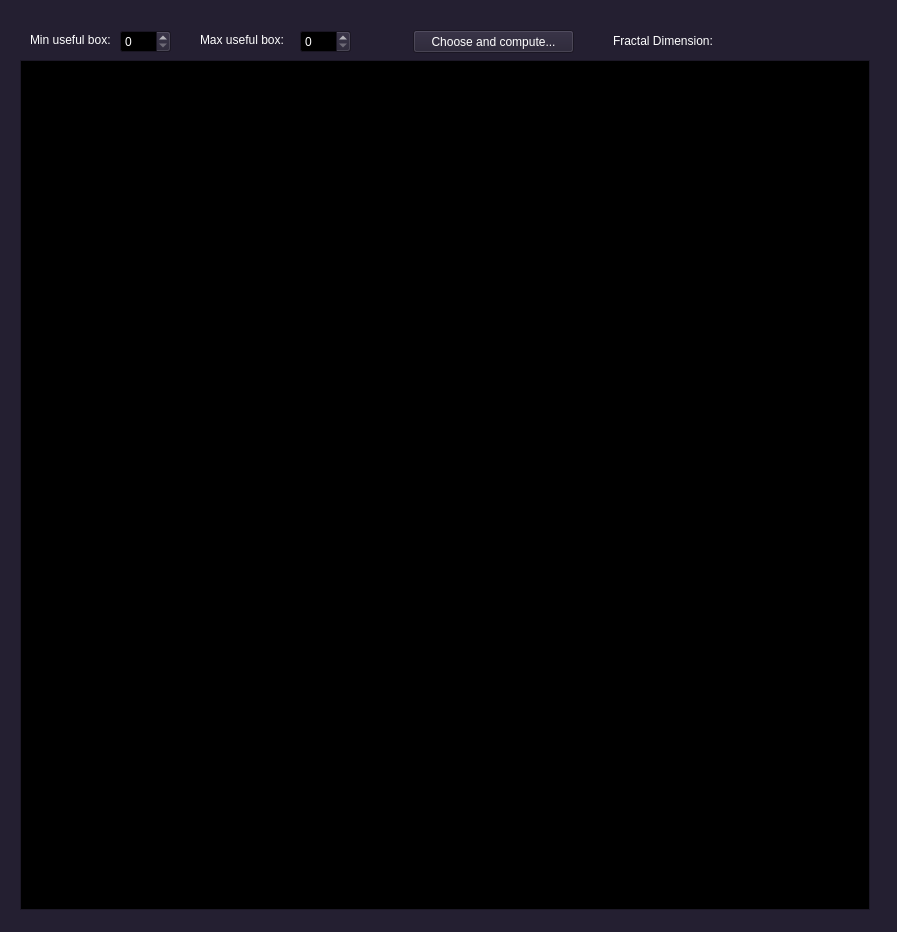
<?xml version="1.0" encoding="UTF-8"?>
<ui version="4.0">
 <class>FractalDimensionWindow</class>
 <widget class="QWidget" name="FractalDimensionWindow">
  <property name="geometry">
   <rect>
    <x>0</x>
    <y>0</y>
    <width>897</width>
    <height>932</height>
   </rect>
  </property>
  <property name="palette">
   <palette>
    <active>
     <colorrole role="WindowText">
      <brush brushstyle="SolidPattern">
       <color alpha="255">
        <red>255</red>
        <green>255</green>
        <blue>255</blue>
       </color>
      </brush>
     </colorrole>
     <colorrole role="Button">
      <brush brushstyle="SolidPattern">
       <color alpha="255">
        <red>36</red>
        <green>31</green>
        <blue>49</blue>
       </color>
      </brush>
     </colorrole>
     <colorrole role="Light">
      <brush brushstyle="SolidPattern">
       <color alpha="255">
        <red>54</red>
        <green>46</green>
        <blue>73</blue>
       </color>
      </brush>
     </colorrole>
     <colorrole role="Midlight">
      <brush brushstyle="SolidPattern">
       <color alpha="255">
        <red>45</red>
        <green>38</green>
        <blue>61</blue>
       </color>
      </brush>
     </colorrole>
     <colorrole role="Dark">
      <brush brushstyle="SolidPattern">
       <color alpha="255">
        <red>18</red>
        <green>15</green>
        <blue>24</blue>
       </color>
      </brush>
     </colorrole>
     <colorrole role="Mid">
      <brush brushstyle="SolidPattern">
       <color alpha="255">
        <red>24</red>
        <green>21</green>
        <blue>33</blue>
       </color>
      </brush>
     </colorrole>
     <colorrole role="Text">
      <brush brushstyle="SolidPattern">
       <color alpha="255">
        <red>255</red>
        <green>255</green>
        <blue>255</blue>
       </color>
      </brush>
     </colorrole>
     <colorrole role="BrightText">
      <brush brushstyle="SolidPattern">
       <color alpha="255">
        <red>255</red>
        <green>255</green>
        <blue>255</blue>
       </color>
      </brush>
     </colorrole>
     <colorrole role="ButtonText">
      <brush brushstyle="SolidPattern">
       <color alpha="255">
        <red>255</red>
        <green>255</green>
        <blue>255</blue>
       </color>
      </brush>
     </colorrole>
     <colorrole role="Base">
      <brush brushstyle="SolidPattern">
       <color alpha="255">
        <red>0</red>
        <green>0</green>
        <blue>0</blue>
       </color>
      </brush>
     </colorrole>
     <colorrole role="Window">
      <brush brushstyle="SolidPattern">
       <color alpha="255">
        <red>36</red>
        <green>31</green>
        <blue>49</blue>
       </color>
      </brush>
     </colorrole>
     <colorrole role="Shadow">
      <brush brushstyle="SolidPattern">
       <color alpha="255">
        <red>0</red>
        <green>0</green>
        <blue>0</blue>
       </color>
      </brush>
     </colorrole>
     <colorrole role="AlternateBase">
      <brush brushstyle="SolidPattern">
       <color alpha="255">
        <red>18</red>
        <green>15</green>
        <blue>24</blue>
       </color>
      </brush>
     </colorrole>
     <colorrole role="ToolTipBase">
      <brush brushstyle="SolidPattern">
       <color alpha="255">
        <red>255</red>
        <green>255</green>
        <blue>220</blue>
       </color>
      </brush>
     </colorrole>
     <colorrole role="ToolTipText">
      <brush brushstyle="SolidPattern">
       <color alpha="255">
        <red>0</red>
        <green>0</green>
        <blue>0</blue>
       </color>
      </brush>
     </colorrole>
     <colorrole role="PlaceholderText">
      <brush brushstyle="SolidPattern">
       <color alpha="127">
        <red>255</red>
        <green>255</green>
        <blue>255</blue>
       </color>
      </brush>
     </colorrole>
    </active>
    <inactive>
     <colorrole role="WindowText">
      <brush brushstyle="SolidPattern">
       <color alpha="255">
        <red>255</red>
        <green>255</green>
        <blue>255</blue>
       </color>
      </brush>
     </colorrole>
     <colorrole role="Button">
      <brush brushstyle="SolidPattern">
       <color alpha="255">
        <red>36</red>
        <green>31</green>
        <blue>49</blue>
       </color>
      </brush>
     </colorrole>
     <colorrole role="Light">
      <brush brushstyle="SolidPattern">
       <color alpha="255">
        <red>54</red>
        <green>46</green>
        <blue>73</blue>
       </color>
      </brush>
     </colorrole>
     <colorrole role="Midlight">
      <brush brushstyle="SolidPattern">
       <color alpha="255">
        <red>45</red>
        <green>38</green>
        <blue>61</blue>
       </color>
      </brush>
     </colorrole>
     <colorrole role="Dark">
      <brush brushstyle="SolidPattern">
       <color alpha="255">
        <red>18</red>
        <green>15</green>
        <blue>24</blue>
       </color>
      </brush>
     </colorrole>
     <colorrole role="Mid">
      <brush brushstyle="SolidPattern">
       <color alpha="255">
        <red>24</red>
        <green>21</green>
        <blue>33</blue>
       </color>
      </brush>
     </colorrole>
     <colorrole role="Text">
      <brush brushstyle="SolidPattern">
       <color alpha="255">
        <red>255</red>
        <green>255</green>
        <blue>255</blue>
       </color>
      </brush>
     </colorrole>
     <colorrole role="BrightText">
      <brush brushstyle="SolidPattern">
       <color alpha="255">
        <red>255</red>
        <green>255</green>
        <blue>255</blue>
       </color>
      </brush>
     </colorrole>
     <colorrole role="ButtonText">
      <brush brushstyle="SolidPattern">
       <color alpha="255">
        <red>255</red>
        <green>255</green>
        <blue>255</blue>
       </color>
      </brush>
     </colorrole>
     <colorrole role="Base">
      <brush brushstyle="SolidPattern">
       <color alpha="255">
        <red>0</red>
        <green>0</green>
        <blue>0</blue>
       </color>
      </brush>
     </colorrole>
     <colorrole role="Window">
      <brush brushstyle="SolidPattern">
       <color alpha="255">
        <red>36</red>
        <green>31</green>
        <blue>49</blue>
       </color>
      </brush>
     </colorrole>
     <colorrole role="Shadow">
      <brush brushstyle="SolidPattern">
       <color alpha="255">
        <red>0</red>
        <green>0</green>
        <blue>0</blue>
       </color>
      </brush>
     </colorrole>
     <colorrole role="AlternateBase">
      <brush brushstyle="SolidPattern">
       <color alpha="255">
        <red>18</red>
        <green>15</green>
        <blue>24</blue>
       </color>
      </brush>
     </colorrole>
     <colorrole role="ToolTipBase">
      <brush brushstyle="SolidPattern">
       <color alpha="255">
        <red>255</red>
        <green>255</green>
        <blue>220</blue>
       </color>
      </brush>
     </colorrole>
     <colorrole role="ToolTipText">
      <brush brushstyle="SolidPattern">
       <color alpha="255">
        <red>0</red>
        <green>0</green>
        <blue>0</blue>
       </color>
      </brush>
     </colorrole>
     <colorrole role="PlaceholderText">
      <brush brushstyle="SolidPattern">
       <color alpha="127">
        <red>255</red>
        <green>255</green>
        <blue>255</blue>
       </color>
      </brush>
     </colorrole>
    </inactive>
    <disabled>
     <colorrole role="WindowText">
      <brush brushstyle="SolidPattern">
       <color alpha="255">
        <red>18</red>
        <green>15</green>
        <blue>24</blue>
       </color>
      </brush>
     </colorrole>
     <colorrole role="Button">
      <brush brushstyle="SolidPattern">
       <color alpha="255">
        <red>36</red>
        <green>31</green>
        <blue>49</blue>
       </color>
      </brush>
     </colorrole>
     <colorrole role="Light">
      <brush brushstyle="SolidPattern">
       <color alpha="255">
        <red>54</red>
        <green>46</green>
        <blue>73</blue>
       </color>
      </brush>
     </colorrole>
     <colorrole role="Midlight">
      <brush brushstyle="SolidPattern">
       <color alpha="255">
        <red>45</red>
        <green>38</green>
        <blue>61</blue>
       </color>
      </brush>
     </colorrole>
     <colorrole role="Dark">
      <brush brushstyle="SolidPattern">
       <color alpha="255">
        <red>18</red>
        <green>15</green>
        <blue>24</blue>
       </color>
      </brush>
     </colorrole>
     <colorrole role="Mid">
      <brush brushstyle="SolidPattern">
       <color alpha="255">
        <red>24</red>
        <green>21</green>
        <blue>33</blue>
       </color>
      </brush>
     </colorrole>
     <colorrole role="Text">
      <brush brushstyle="SolidPattern">
       <color alpha="255">
        <red>18</red>
        <green>15</green>
        <blue>24</blue>
       </color>
      </brush>
     </colorrole>
     <colorrole role="BrightText">
      <brush brushstyle="SolidPattern">
       <color alpha="255">
        <red>255</red>
        <green>255</green>
        <blue>255</blue>
       </color>
      </brush>
     </colorrole>
     <colorrole role="ButtonText">
      <brush brushstyle="SolidPattern">
       <color alpha="255">
        <red>18</red>
        <green>15</green>
        <blue>24</blue>
       </color>
      </brush>
     </colorrole>
     <colorrole role="Base">
      <brush brushstyle="SolidPattern">
       <color alpha="255">
        <red>36</red>
        <green>31</green>
        <blue>49</blue>
       </color>
      </brush>
     </colorrole>
     <colorrole role="Window">
      <brush brushstyle="SolidPattern">
       <color alpha="255">
        <red>36</red>
        <green>31</green>
        <blue>49</blue>
       </color>
      </brush>
     </colorrole>
     <colorrole role="Shadow">
      <brush brushstyle="SolidPattern">
       <color alpha="255">
        <red>0</red>
        <green>0</green>
        <blue>0</blue>
       </color>
      </brush>
     </colorrole>
     <colorrole role="AlternateBase">
      <brush brushstyle="SolidPattern">
       <color alpha="255">
        <red>36</red>
        <green>31</green>
        <blue>49</blue>
       </color>
      </brush>
     </colorrole>
     <colorrole role="ToolTipBase">
      <brush brushstyle="SolidPattern">
       <color alpha="255">
        <red>255</red>
        <green>255</green>
        <blue>220</blue>
       </color>
      </brush>
     </colorrole>
     <colorrole role="ToolTipText">
      <brush brushstyle="SolidPattern">
       <color alpha="255">
        <red>0</red>
        <green>0</green>
        <blue>0</blue>
       </color>
      </brush>
     </colorrole>
     <colorrole role="PlaceholderText">
      <brush brushstyle="SolidPattern">
       <color alpha="127">
        <red>18</red>
        <green>15</green>
        <blue>24</blue>
       </color>
      </brush>
     </colorrole>
    </disabled>
   </palette>
  </property>
  <property name="windowTitle">
   <string>FractalDimensionWindow</string>
  </property>
  <widget class="QLabel" name="label_25">
   <property name="geometry">
    <rect>
     <x>200</x>
     <y>30</y>
     <width>101</width>
     <height>20</height>
    </rect>
   </property>
   <property name="text">
    <string>Max useful box:</string>
   </property>
  </widget>
  <widget class="QSpinBox" name="spinBox_minUsefulBox">
   <property name="geometry">
    <rect>
     <x>120</x>
     <y>30</y>
     <width>51</width>
     <height>23</height>
    </rect>
   </property>
   <property name="maximum">
    <number>10</number>
   </property>
  </widget>
  <widget class="QPushButton" name="pushButton_computeFractalDim">
   <property name="geometry">
    <rect>
     <x>413</x>
     <y>30</y>
     <width>161</width>
     <height>23</height>
    </rect>
   </property>
   <property name="text">
    <string>Choose and compute...</string>
   </property>
  </widget>
  <widget class="QSpinBox" name="spinBox_maxUsefulBox">
   <property name="geometry">
    <rect>
     <x>300</x>
     <y>30</y>
     <width>51</width>
     <height>23</height>
    </rect>
   </property>
  </widget>
  <widget class="QLabel" name="label_fractalDimension">
   <property name="geometry">
    <rect>
     <x>733</x>
     <y>30</y>
     <width>111</width>
     <height>21</height>
    </rect>
   </property>
   <property name="text">
    <string/>
   </property>
  </widget>
  <widget class="QGraphicsView" name="graphicsView_fractalDim">
   <property name="geometry">
    <rect>
     <x>20</x>
     <y>60</y>
     <width>850</width>
     <height>850</height>
    </rect>
   </property>
   <property name="renderHints">
    <set>QPainter::Antialiasing|QPainter::TextAntialiasing</set>
   </property>
  </widget>
  <widget class="QLabel" name="label_14">
   <property name="geometry">
    <rect>
     <x>613</x>
     <y>30</y>
     <width>111</width>
     <height>21</height>
    </rect>
   </property>
   <property name="text">
    <string>Fractal Dimension:</string>
   </property>
  </widget>
  <widget class="QLabel" name="label_15">
   <property name="geometry">
    <rect>
     <x>30</x>
     <y>30</y>
     <width>101</width>
     <height>20</height>
    </rect>
   </property>
   <property name="text">
    <string>Min useful box:</string>
   </property>
  </widget>
 </widget>
 <resources/>
 <connections>
  <connection>
   <sender>pushButton_computeFractalDim</sender>
   <signal>clicked()</signal>
   <receiver>FractalDimensionWindow</receiver>
   <slot>slotComputeFractalDimension()</slot>
   <hints>
    <hint type="sourcelabel">
     <x>540</x>
     <y>45</y>
    </hint>
    <hint type="destinationlabel">
     <x>580</x>
     <y>18</y>
    </hint>
   </hints>
  </connection>
 </connections>
 <slots>
  <slot>slotComputeFractalDimension()</slot>
 </slots>
</ui>
